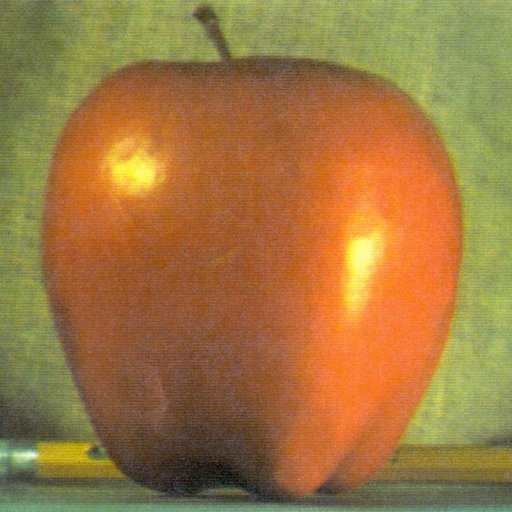
//> input picture source/pingguo.jpg, 512 x 512 px
$ ./main   (built with g++ and OpenCV 4)
//> lines starting //> are read from the running program, lines starting //| are printed output that depends on the picture; after the words box and inside, x2 and y2 are one past the last pixel; in counts of white or black regions, pixels touching at a corner belong together
#include <iostream>
#include<opencv4/opencv2/core/core.hpp>
#include<opencv4/opencv2/highgui.hpp>
#include<opencv4/opencv2/opencv.hpp>
using namespace std;
using namespace cv;
//直方图均衡化
void drawHist(Mat &hist,int type,string name){
    int w = 512;//宽
    int h = 400;//高
    int width=2;//矩形宽度
    //创建黑色画布
    Mat histImage = Mat::zeros(h, w, CV_8UC3);

    normalize(hist,hist,1,0,type,-1,Mat());
    for (int i=0; i<=hist.rows; i++)
    {
        rectangle(histImage,Point(width*(i-1),h-1),Point(width*i-1,h- cvRound(30*h*hist.at<float>(i-1))-1), Scalar (255,255,255),-1);
    }
    imshow(name,histImage);
}
int main()
{
    Mat src = imread("../../source/pingguo.jpg");
//> src is the input picture: 512 rows x 512 cols, CV_8UC3; mean B, G, R 64.8, 119.7, 159.1
    if (src.data==NULL)
    {
        cout << "fail to load image." << endl;
        return 0;
    }
    Mat gray;
    cvtColor(src,gray,COLOR_BGR2GRAY);
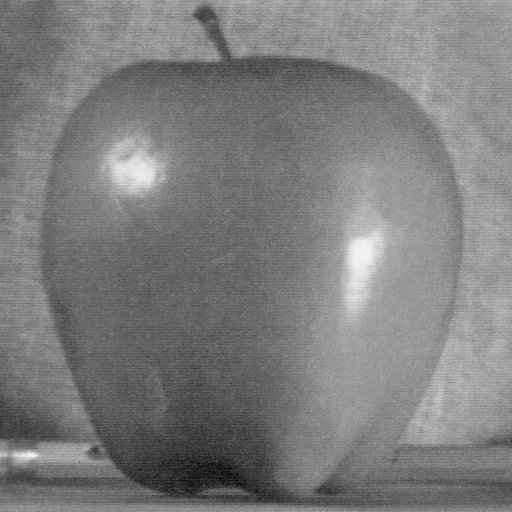
//> gray: 512 rows x 512 cols, CV_8UC1; min 7, max 248, mean 125.2

    Mat hist1,hist2;//用来统计直方图计算结果
    Mat equalImg;//均衡化后的图像
    equalizeHist(gray,equalImg);
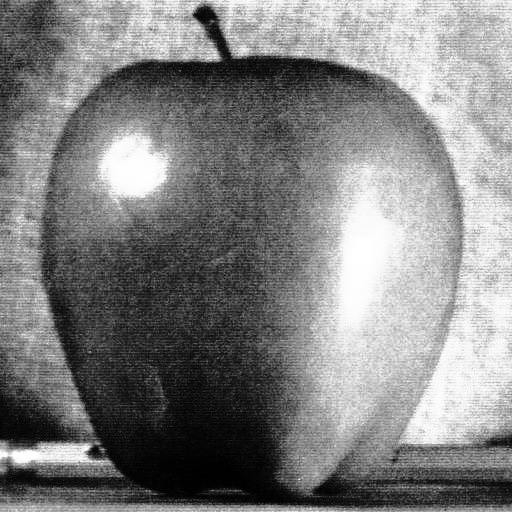
//> equalImg: 512 rows x 512 cols, CV_8UC1; min 0, max 255, mean 128.8

    int channels[1] ={0};//通道索引
    float inRange[2] = {0,255};
    const float* ranges[] = {inRange};//像素灰度值范围
    const int bins [1] = {256};//直方图的维度(像素灰度的最大值)

    //计算图像直方图
    calcHist(&gray, 1, channels, Mat(), hist1, 1, bins, ranges, true, false);
//> hist1 = 256 values, max 3896 at index 152, min 0 at index 0, mean 1024
    calcHist(&equalImg, 1, channels, Mat(), hist2, 1, bins, ranges, true, false);
//> hist2 = 256 values, max 3896 at index 209, min 0 at index 26, mean 1022

    drawHist(hist1,NORM_INF,"hist1");
//> in drawHist, `normalize(hist,hist,1,0,type,-1,Mat());`: hist = 256 values, max 1 at index 152, min 0 at index 0, mean 0.263
//> after the loop in drawHist, `for (int i=0; i<=hist.rows; i++)`:
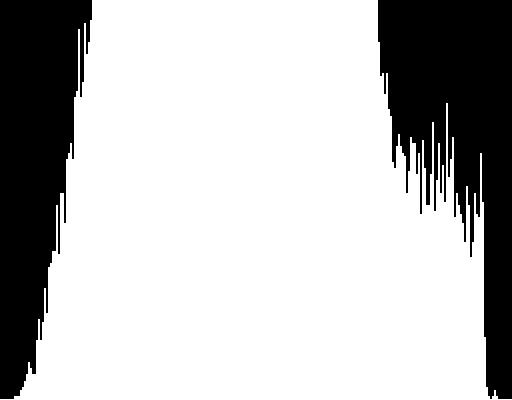
//> histImage: 400 rows x 512 cols, CV_8UC3; 74.1% white; 2 black regions, box (x1, y1, x2, y2) and area: (378, 0, 512, 399) 28634, (0, 0, 92, 399) 24324
//> hist1 has the same summary as hist in drawHist
    drawHist(hist2,NORM_INF,"hist2");
//> call 2 of drawHist, with type = 1, name = "hist2"
//> in drawHist (call 2), `normalize(hist,hist,1,0,type,-1,Mat());`: hist = 256 values, max 1 at index 209, min 0 at index 26, mean 0.262
//> after the loop in drawHist (call 2), `for (int i=0; i<=hist.rows; i++)`:
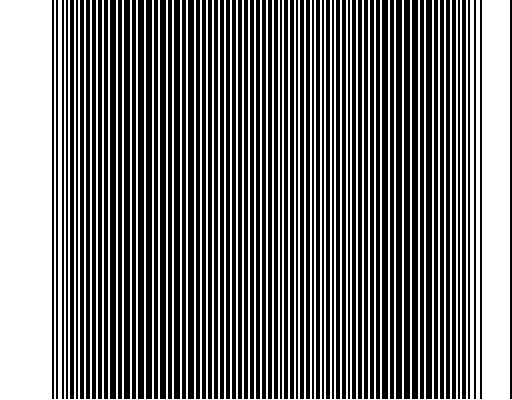
//> histImage: 400 rows x 512 cols, CV_8UC3; 44.7% white; 1 white region, box (x1, y1, x2, y2) and area: (0, 0, 512, 400) 91484
//> hist2 has the same summary as hist in drawHist

    //显示
    imshow("qian",gray);
    imshow("hou",equalImg);
    waitKey(0);
    return 0;
}
